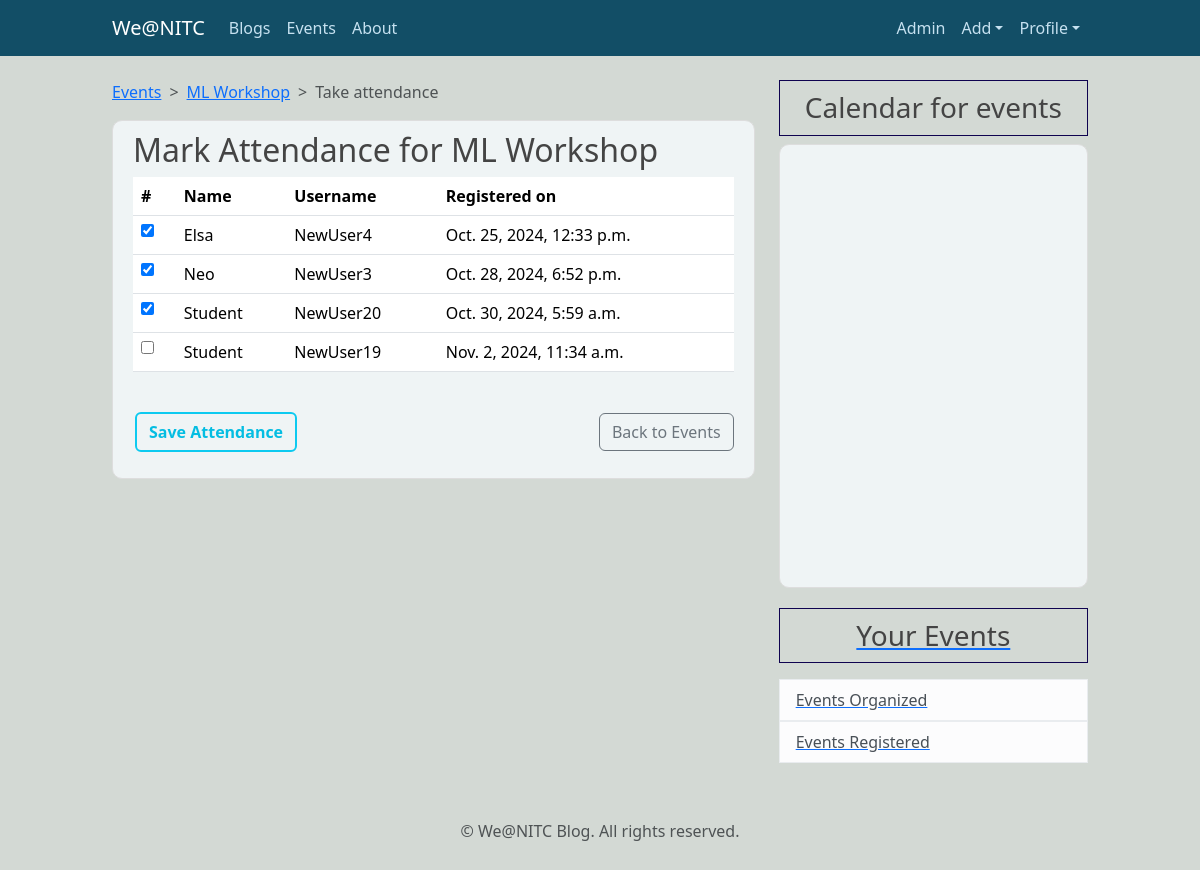
/events/event/3/attendance (signed in), run on the app's committed database.
### events/models.py (models this page shows, shortened)
class Event(models.Model):
    name = models.CharField(max_length=255)
    description = CKEditor5Field(null = True,blank=True, config_name='extends')
    date = models.DateField()
    organizer = models.ForeignKey(User, on_delete=models.CASCADE, related_name="organized_events")

class EventParticipant(models.Model):
    event = models.ForeignKey(Event, on_delete=models.CASCADE, related_name="participants")
    user = models.ForeignKey(User, on_delete=models.CASCADE, related_name='registered_events')
    registered_at = models.DateTimeField(auto_now_add=True)
    attended = models.BooleanField(default=False)  # New field for attendance
    class Meta:
        unique_together = ('event', 'user')  # Each user can only participate once

### events/views.py (the view, shortened to what this page needs)
# urls.py: path('event/<int:pk>/attendance',views.MarkAttendanceView.as_view(),name='attendance'),
class MarkAttendanceView(LoginRequiredMixin, UserPassesTestMixin, ListView):
    model = EventParticipant
    template_name = 'events/mark_attendance.html'
    context_object_name = 'participants'
    def get_queryset(self):
        event = get_object_or_404(Event, pk=self.kwargs['pk'])
        return EventParticipant.objects.filter(event=event)
    def get_context_data(self, **kwargs):
        context = super().get_context_data(**kwargs)
        context['event'] = get_object_or_404(Event, pk=self.kwargs['pk'])  # Add the event to context
        context['cal'] = "events"
        return context
    def test_func(self):
        event = get_object_or_404(Event, pk=self.kwargs['pk'])
        return self.request.user == event.organizer

### events/templates/events/mark_attendance.html (shortened to what this page needs)
{% extends "blog/base.html" %}
{% block content %}
<nav style="--bs-breadcrumb-divider: '>';" aria-label="breadcrumb">
  <ol class="breadcrumb">
      <li class="breadcrumb-item"><a href="{% url 'event-list' %}">Events</a></li>
      <li class="breadcrumb-item"><a href="{% url 'event-detail' event.id %}" >{{ event.name }}</a></li>
      <li class="breadcrumb-item active" aria-current="page">Take attendance</li>
  </ol>
</nav>
<article class="media content-section " >
  <h2>Mark Attendance for {{ event.name }}</h2>
  <form method="post">
    <table class="table">
      <thead>
        <tr>
          <th scope="col">#</th>
          <th scope="col">Name</th>
          <th scope="col">Username</th>
          <th scope="col">Registered on</th>
        </tr>
      </thead>
      <tbody>
        {% for participant in participants %}
        <tr>
          <td><input type="checkbox" name="attended_{{ participant.id }}" {% if participant.attended %}checked{% endif %}></td>
          <td>{{ participant.user.first_name }}</td>
          <td>{{ participant.user.username }}</td>
          <td>{{ participant.registered_at }}</td>
        </tr>
        {% endfor %}
      </tbody>
    </table>
    <div class="form-group d-flex align-items-center justify-content-between">
    <button type="submit" class="btn btn-outline-info btn-outline-custom mt-4">Save Attendance</button>
    <a class="btn btn-outline-secondary mt-4" href="{% url 'event-detail' event.id %}">
      Back to Events
    </a>
    </div>
  </form>
</article>
{% endblock %}

### blog/static/blog/main.css (style rules this page uses)
body { background: #fafafa; color: #333333; margin-top: 5rem; }
h1, h2, h3, h4, h5, h6 { color: #444444; }
.content-section,.about_content { background: hsl(190, 23%, 95%); padding: 10px 20px; border: 1px solid #dddddd; border-radius: 10px; margin-bottom: 20px; transition: all 0.3s ease; }
body { background-color: #D3D9D4; }
.btn-outline-custom { color: #04bde2 !important; font-weight:600 !important; margin-left: 2px !important; border-width: 2 !important; }

### data on the page
Event: name "ML Workshop"
EventParticipant: attended "☑", user.first_name "Elsa", user.username "NewUser4", registered_at "Oct. 25, 2024, 12:33 p.m."
EventParticipant: attended "☑", user.first_name "Neo", user.username "NewUser3", registered_at "Oct. 28, 2024, 6:52 p.m."
EventParticipant: attended "☑", user.first_name "Student", user.username "NewUser20", registered_at "Oct. 30, 2024, 5:59 a.m."
EventParticipant: user.first_name "Student", user.username "NewUser19", registered_at "Nov. 2, 2024, 11:34 a.m."

### other printed values
{{ cal }} "events"
